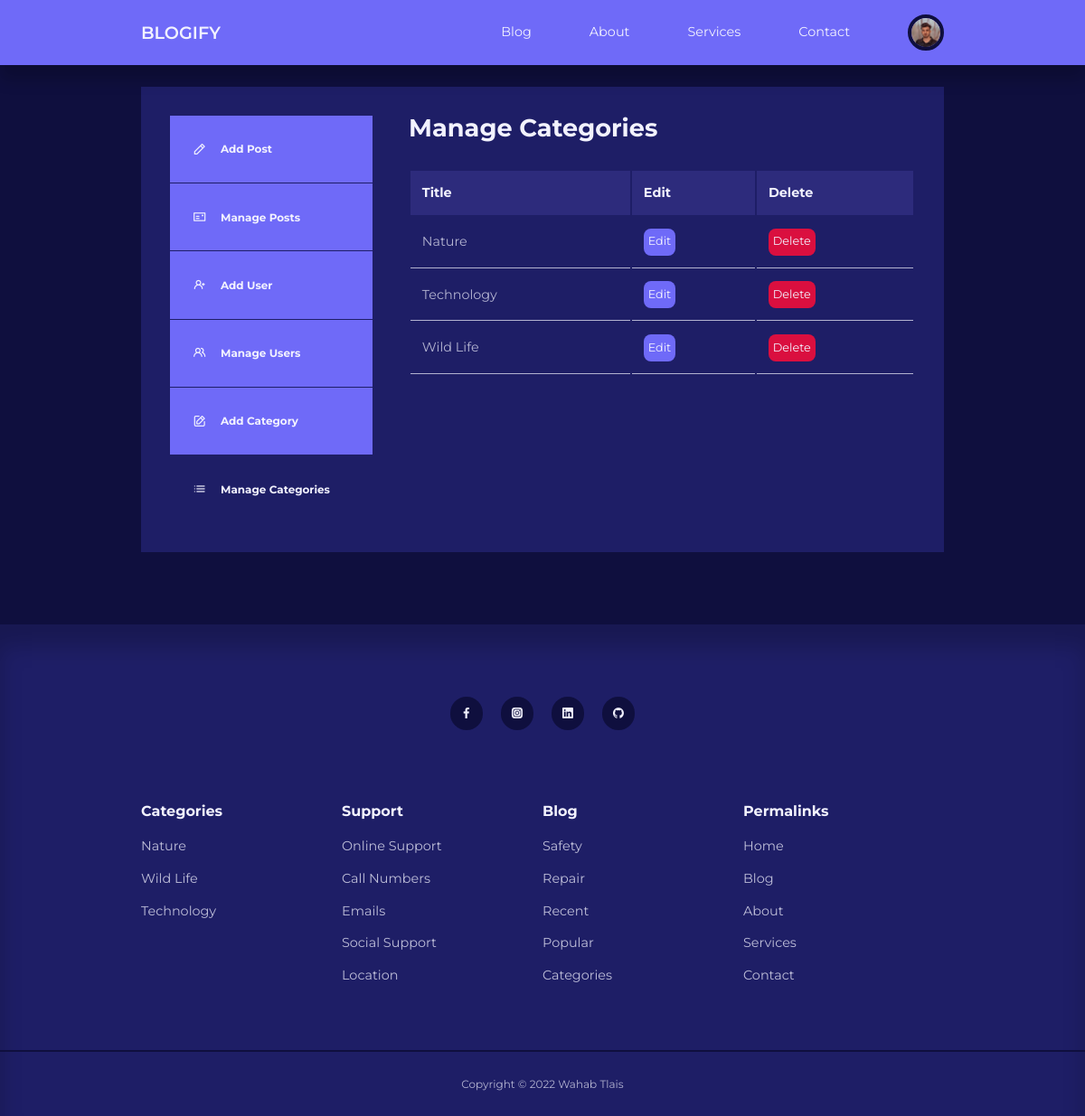
The app's page /admin/manage-categories.php (signed in) with its own data.
### tables this page shows
CREATE TABLE IF NOT EXISTS `users` (
  `id` int(11) UNSIGNED NOT NULL AUTO_INCREMENT,
  `firstname` varchar(50) NOT NULL,
  `lastname` varchar(50) NOT NULL,
  `username` varchar(50) NOT NULL,
  `email` varchar(100) NOT NULL,
  `password` varchar(255) NOT NULL,
  `avatar` varchar(255) NOT NULL,
  `is_admin` tinyint(1) NOT NULL,
  PRIMARY KEY (`id`)
);

CREATE TABLE IF NOT EXISTS `categories` (
  `id` int(11) NOT NULL AUTO_INCREMENT,
  `title` varchar(255) NOT NULL,
  `description` varchar(2000) NOT NULL,
  PRIMARY KEY (`id`)
);

### admin/partials/header.php (called while the page is built, shortened)
<?php
require '../partials/header.php';

### admin/manage-categories.php (the view, shortened to what this page needs)
<?php
include 'partials/header.php';
$query = "SELECT * FROM categories ORDER BY title";
$categories = mysqli_query($connection, $query);
?>
<section class="dashboard">
    <div class="container dashboard-container">
        <aside>
            <ul>
                <li>
                    <a href="add-post.php"><i class="uil uil-pen"></i>
                        <h5>Add Post</h5>
                    </a>
                </li>
                <li>
                    <a href="index.php"><i class="uil uil-postcard"></i>
                        <h5>Manage Posts</h5>
                    </a>
                </li>
                <?php if (isset($_SESSION['user_is_admin'])) : ?>
                <li>
                    <a href="add-user.php"><i class="uil uil-user-plus"></i>
                        <h5>Add User</h5>
                    </a>
                </li>
                <li>
                    <a href="manage-users.php"><i class="uil uil-users-alt"></i>
                        <h5>Manage Users</h5>
                    </a>
                </li>
                <li>
                    <a href="add-category.php"><i class="uil uil-edit"></i>
                        <h5>Add Category</h5>
                    </a>
                </li>
                <li>
                    <a href="manage-categories.php" class="active"><i class="uil uil-list-ul"></i>
                        <h5>Manage Categories</h5>
                    </a>
                </li>
                <?php endif ?>
            </ul>
        </aside>
        <main>
            <h2>Manage Categories</h2>
            <?php if (mysqli_num_rows($categories) > 0) : ?>
            <table>
                <thead>
                    <tr>
                        <th>Title</th>
                        <th>Edit</th>
                        <th>Delete</th>
                    </tr>
                </thead>
                <tbody>
                    <?php while ($category = mysqli_fetch_assoc($categories)) : ?>
                    <tr>
                        <td><?= $category['title'] ?></td>
                        <td><a href="<?= ROOT_URL ?>admin/edit-category.php?id=<?= $category['id'] ?>"
                                class="btn sm">Edit</a></td>
                        <td>
                            <a href="<?= ROOT_URL ?>admin/delete-category.php?id=<?= $category['id'] ?>"
                                class="btn sm danger">Delete</a>
                        </td>
                    </tr>
                    <?php endwhile ?>
                </tbody>
            </table>
            <?php else : ?>
            <div class="alert-message error"><?= "No categories found" ?></div>
            <?php endif ?>
        </main>
    </div>
</section>
<?php
include '../partials/footer.php';
?>

### partials/header.php (shortened to what this page needs)
<?php
require 'config/database.php';
if (isset($_SESSION['user-id'])) {
    $id = filter_var($_SESSION['user-id'], FILTER_SANITIZE_NUMBER_INT);
    $query = "SELECT avatar FROM users WHERE id=$id";
    $result = mysqli_query($connection, $query);
    $avatar = mysqli_fetch_assoc($result);
}
?>
<!DOCTYPE html>
<html lang="en">
<head>
    <link rel="stylesheet" href="<?= ROOT_URL ?>css/style.css" />
    <link rel="stylesheet" href="https://unicons.iconscout.com/release/v4.0.0/css/line.css" />
</head>
<body>
    <nav>
        <div class="container nav-container">
            <a href="<?= ROOT_URL ?>" class="nav-logo">BLOGIFY</a>
            <ul class="nav-items">
                <li><a href="<?= ROOT_URL ?>blog.php">Blog</a></li>
                <li><a href="<?= ROOT_URL ?>about.php">About</a></li>
                <li><a href="<?= ROOT_URL ?>services.php">Services</a></li>
                <li><a href="<?= ROOT_URL ?>contact.php">Contact</a></li>
                <?php if (isset($_SESSION['user-id'])) : ?>
                    <li class="nav-profile">
                        <div class="avatar">
                            <img src="<?= ROOT_URL . 'images/' . $avatar['avatar'] ?>" />
                        </div>
                    </li>
                <?php else : ?>
                    <li><a href="<?= ROOT_URL ?>signin.php">Signin</a></li>
                <?php endif ?>
            </ul>
        </div>
    </nav>

### partials/footer.php (shortened to what this page needs)
<?php
$all_categories_query = "SELECT * FROM categories";
$all_categories = mysqli_query($connection, $all_categories_query);
?>
<footer>
    <div class="footer-socials">
        <a href="#" target="_blank"><i class="uil uil-facebook-f"></i></a>
        <a href="#" target="_blank"><i class="uil uil-instagram-alt"></i></a>
        <a href="#" target="_blank"><i class="uil uil-linkedin"></i></a>
        <a href="#" target="_blank"><i class="uil uil-github"></i></a>
    </div>
    <div class="container footer-container">
        <article>
            <h4>Categories</h4>
            <?php while ($category = mysqli_fetch_assoc($all_categories)) : ?>
            <ul>
                <li><a href="<?= ROOT_URL ?>category-posts.php?id=<?= $category['id'] ?>"><?= $category['title'] ?></a>
                </li>
            </ul>
            <?php endwhile ?>
        </article>
        <article>
            <h4>Support</h4>
            <ul>
                <li><a href="">Online Support</a></li>
                <li><a href="">Call Numbers</a></li>
                <li><a href="">Emails</a></li>
                <li><a href="">Social Support</a></li>
                <li><a href="">Location</a></li>
            </ul>
        </article>
        <article>
            <h4>Blog</h4>
            <ul>
                <li><a href="">Safety</a></li>
                <li><a href="">Repair</a></li>
                <li><a href="">Recent</a></li>
                <li><a href="">Popular</a></li>
                <li><a href="">Categories</a></li>
            </ul>
        </article>
        <article>
            <h4>Permalinks</h4>
            <ul>
                <li><a href="index.php">Home</a></li>
                <li><a href="blog.php">Blog</a></li>
                <li><a href="about.php">About</a></li>
                <li><a href="services.php">Services</a></li>
                <li><a href="contact.php">Contact</a></li>
            </ul>
        </article>
    </div>
    <div class="footer-copyright">
        <small>Copyright &copy; 2022 Wahab Tlais</small>
    </div>
</footer>
</body>
</html>

### css/style.css (style rules this page uses)
:root { --color-primary: #6f6af8; --color-primary-light: hsl(242, 91%, 18%); --color-primary-variant: #5854c7; --color-red: #da0f3f; --color-red-light: hsl(346, 87%, 46%, 15%); --color-green: #00c476; --color-green-light: hsl(156, 100%, 38%, 15%); --color-gray-900: #1e1e66; --color-gray-700: #2d2b7c; --color-gray-300: rgba(242, 242, 254, 0.3); --color-gray-200: rgba(242, 242, 254, 0.7); --color-white: #f2f2fe; --color-bg: #0f0f3e; --transition: all 300ms ease; --container-width-lg: 74%; --container-width-md: 88%; --form-width: 40%; --card-border-radius-1: 0.3rem; --card-border-radius-2: 0.5rem; --card-border-radius-3: 0.8rem; --card-border-radius-4: 2rem; --card-border-radius-5: 5rem; }
* { margin: 0; padding: 0; outline: 0; border: 0; appearance: 0; list-style: none; text-decoration: none; box-sizing: border-box; }
body { font-family: "Montserrat", sans-serif; line-height: 1.6; color: var(--color-gray-200); overflow-x: hidden; background: var(--color-bg); font-size: 0.9rem; }
.container { width: var(--container-width-lg); max-width: 1800px; margin-inline: auto; }
section { margin-top: 3rem; width: 100vw; }
h1, h2, h3, h4, h5 { color: var(--color-white); line-height: 1.3; }
h2 { font-size: 1.7rem; margin: 1rem 0; }
h4 { font-size: 1rem; }
a { color: var(--color-white); transition: var(--transition); }
img { display: block; width: 100%; object-fit: cover; }
nav { background: var(--color-primary); width: 100vw; height: 4.5rem; position: fixed; top: 0; z-index: 10; box-shadow: 0 1rem 1rem rgba(0, 0, 0, 0.2); }
.nav-container { height: 100%; display: flex; align-items: center; justify-content: space-between; }
.avatar { width: 2.5rem; height: 2.5rem; border-radius: 50%; overflow: hidden; border: 0.3rem solid var(--color-bg); }
.nav-logo { font-weight: 600; font-size: 1.2rem; }
.nav-items { display: flex; align-items: center; gap: 4rem; }
.nav-profile { position: relative; cursor: pointer; }
footer { background: var(--color-gray-900); padding: 5rem 0 0; box-shadow: inset 0 1.5rem 1.5rem rgba(0, 0, 0, 0.2); }
.footer-socials { margin-inline: auto; width: fit-content; margin-bottom: 5rem; display: flex; justify-content: space-between; align-items: center; gap: 1.2rem; }
.footer-socials a { background: var(--color-bg); border-radius: 50%; width: 2.3rem; height: 2.3rem; display: flex; align-items: center; justify-content: center; }
.footer-container { display: grid; grid-template-columns: repeat(4, 1fr); }
footer h4 { color: var(--color-white); margin-bottom: 0.6rem; }
footer ul li { padding: 0.4rem 0; }
footer ul a { opacity: 0.75; }
.footer-copyright { text-align: center; padding: 1.5rem 0; border-top: 2px solid var(--color-bg); margin-top: 4rem; }
.btn { display: inline-block; width: fit-content; padding: 0.6rem 1.2rem; background-color: var(--color-primary); border-radius: var(--card-border-radius-2); cursor: pointer; transition: var(--transition); color: var(--color-white); }
.btn.sm { padding: 0.3rem; font-size: 0.8rem; }
.btn.danger { background: var(--color-red); }
.dashboard { margin-top: 6rem; }
.dashboard-container { display: grid; grid-template-columns: 14rem auto; gap: 1rem; background: var(--color-gray-900); padding: 2rem; margin-bottom: 5rem; }
.dashboard aside a { background-color: var(--color-primary); display: flex; gap: 1rem; align-items: center; padding: 1.6rem; }
.dashboard aside ul li a { border-bottom: 1px solid var(--color-gray-900); }
.dashboard aside a.active { background-color: var(--color-gray-900); }
.dashboard main { margin-left: 1.5rem; }
.dashboard main h2 { margin: 0 0 2rem 0; line-height: 1; }
.dashboard main table { width: 100%; text-align: left; }
.dashboard main table th { background: var(--color-gray-700); padding: 0.8rem; color: var(--color-white); }
.dashboard main table td { padding: 0.8rem; border-bottom: 1px solid var(--color-gray-200); }

### records on screen
users: avatar (picture)
categories: title "Nature"
categories: title "Technology"
categories: title "Wild Life"
